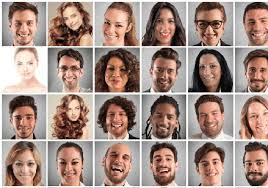
#> input picture face_detect/faces.jpg, 268 x 188 px, given in place of face.jpg, which was not available
$ python face_detect.py
#> lines starting #> are read from the running program, lines starting #| are printed output that depends on the picture; pictures that were not available may be replaced by others from this repository, and a replacement may not be noted
import numpy as np
import cv2

face_cascade = cv2.CascadeClassifier('haarcascade_frontalface_default.xml')
eye_cascade = cv2.CascadeClassifier('haarcascade_eye.xml')
smile_cascade = cv2.CascadeClassifier('haarcascade_smile.xml')

def detectFunct(img):
	gray = cv2.cvtColor(img, cv2.COLOR_BGR2GRAY)
	faces = face_cascade.detectMultiScale(gray, 1.3, 3)
	for (x,y,w,h) in faces:
	    img = cv2.rectangle(img,(x,y),(x+w,y+h),(255,0,0),2)
	    roi_gray = gray[y:y+h, x:x+w]
	    roi_color = img[y:y+h, x:x+w]
	    eyes = eye_cascade.detectMultiScale(roi_gray)
	    for (ex,ey,ew,eh) in eyes:
	        cv2.rectangle(roi_color,(ex,ey),(ex+ew,ey+eh),(0,255,0),2)
	    smiles = smile_cascade.detectMultiScale(roi_gray)
	    for (sx,sy,sw,sh) in smiles:
	        cv2.rectangle(roi_color,(sx,sy),(sx+sw,sy+sh),(0,255,0),2)

img1 = cv2.imread('face.jpg')
#> img1 is the input picture: shape (188, 268, 3); mean B, G, R 134.1, 143.2, 165.7
img2 = cv2.imread('face1.jpg')
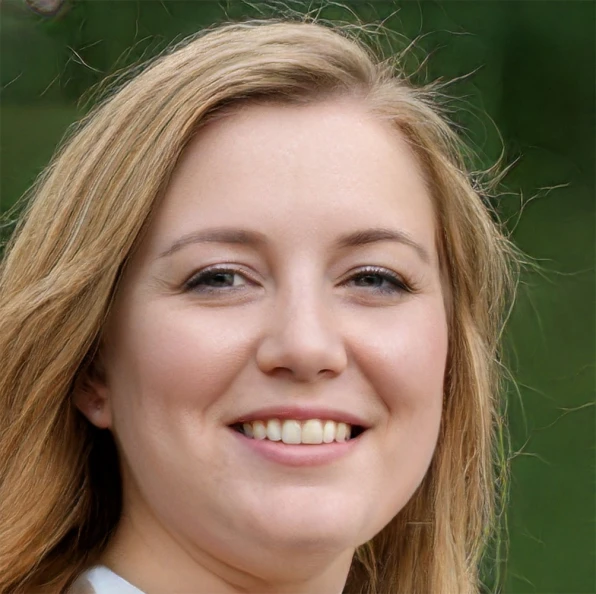
#> input picture face_detect/face2.jpg, 596 x 594 px, given in place of face1.jpg, which was not available
#> img2 is the input picture: shape (594, 596, 3); mean B, G, R 86, 110.1, 129.3
img3 = cv2.imread('face2.jpg')

detectFunct(img1)
#> in detectFunct, `gray = cv2.cvtColor(img, cv2.COLOR_BGR2GRAY)`:
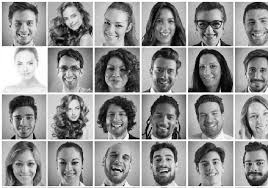
#> gray: shape (188, 268); min 0, max 255, mean 148.9
#> in detectFunct, `faces = face_cascade.detectMultiScale(gray, 1.3, 3)`: faces = [[152, 11, 27, 27], [11, 53, 28, 28], [195, 56, 29, 29], [150, 148, 28, 28], [11, 153, 28, 28], [196, 153, 28, 28], [194, 102, 31, 31]]
#> the loop in detectFunct, `for (x,y,w,h) in faces:` made 7 passes
#> after the loop in detectFunct, `for (x,y,w,h) in faces:`:
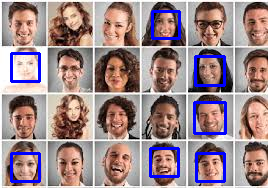
#> img: shape (188, 268, 3); mean B, G, R 140.5, 137.3, 158.8
detectFunct(img2)
#> in detectFunct (call 2), `gray = cv2.cvtColor(img, cv2.COLOR_BGR2GRAY)`:
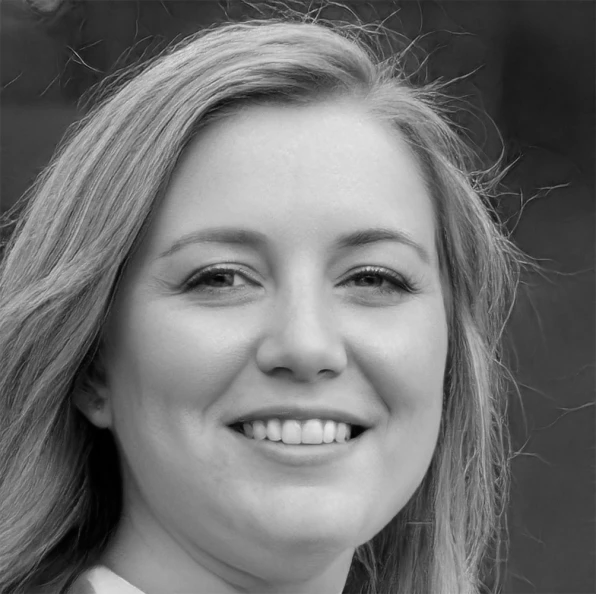
#> gray: shape (594, 596); min 0, max 234, mean 113.1
#> in detectFunct (call 2), `faces = face_cascade.detectMultiScale(gray, 1.3, 3)`: faces = [[108, 124, 384, 384]]
#> the loop in detectFunct (call 2), `for (x,y,w,h) in faces:` made 1 pass
#> pass 1, in detectFunct (call 2), `roi_gray = gray[y:y+h, x:x+w]`:
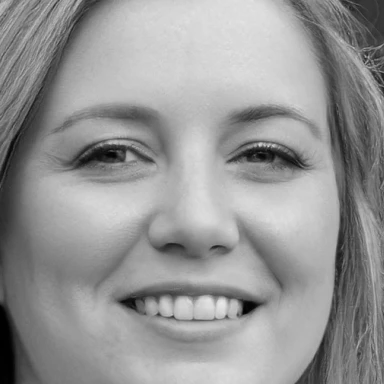
#> roi_gray: shape (384, 384); min 0, max 234, mean 149.6
#> after the loop in detectFunct (call 2), `for (x,y,w,h) in faces:`:
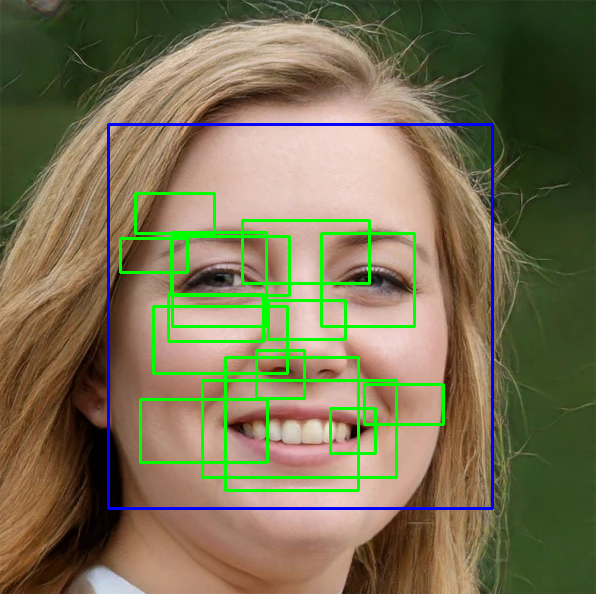
#> img: shape (594, 596, 3); mean B, G, R 82.9, 112.9, 120.3
#> after the loop in detectFunct (call 2), `for (x,y,w,h) in faces:`:
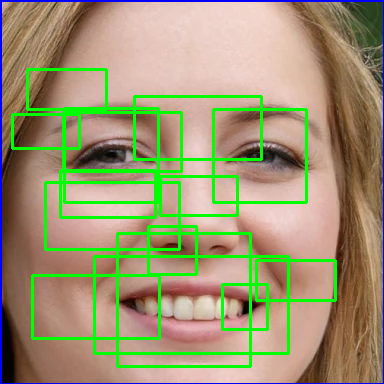
#> roi_color: shape (384, 384, 3); mean B, G, R 114, 149.5, 156.8
detectFunct(img3)
cv2.imshow('img1',img1)
cv2.imshow('img2',img2)
cv2.imshow('img3',img3)
cv2.waitKey(0)
cv2.destroyAllWindows()
